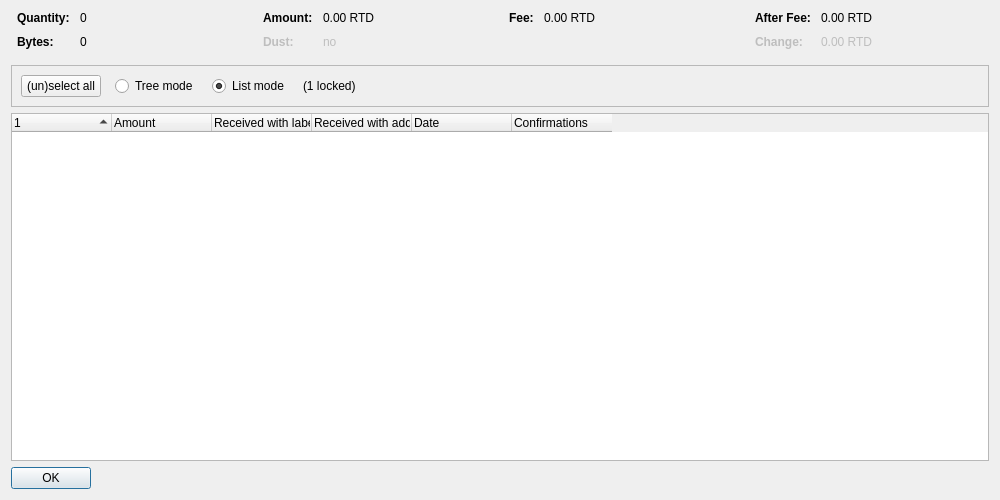
<?xml version="1.0" encoding="UTF-8"?>
<ui version="4.0">
 <class>CoinControlDialog</class>
 <widget class="QDialog" name="CoinControlDialog">
  <property name="geometry">
   <rect>
    <x>0</x>
    <y>0</y>
    <width>1000</width>
    <height>500</height>
   </rect>
  </property>
  <property name="windowTitle">
   <string>Coin Selection</string>
  </property>
  <layout class="QVBoxLayout" name="verticalLayout">
   <item>
    <layout class="QHBoxLayout" name="horizontalLayoutTop" stretch="0,0,0,0">
     <property name="topMargin">
      <number>0</number>
     </property>
     <property name="bottomMargin">
      <number>10</number>
     </property>
     <item>
      <layout class="QFormLayout" name="formLayoutCoinControl1">
       <property name="horizontalSpacing">
        <number>10</number>
       </property>
       <property name="verticalSpacing">
        <number>10</number>
       </property>
       <property name="leftMargin">
        <number>6</number>
       </property>
       <property name="rightMargin">
        <number>6</number>
       </property>
       <item row="0" column="0">
        <widget class="QLabel" name="labelCoinControlQuantityText">
         <property name="font">
          <font>
           <weight>75</weight>
           <bold>true</bold>
          </font>
         </property>
         <property name="text">
          <string>Quantity:</string>
         </property>
        </widget>
       </item>
       <item row="0" column="1">
        <widget class="QLabel" name="labelCoinControlQuantity">
         <property name="cursor">
          <cursorShape>IBeamCursor</cursorShape>
         </property>
         <property name="contextMenuPolicy">
          <enum>Qt::ActionsContextMenu</enum>
         </property>
         <property name="text">
          <string notr="true">0</string>
         </property>
         <property name="textInteractionFlags">
          <set>Qt::LinksAccessibleByMouse|Qt::TextSelectableByKeyboard|Qt::TextSelectableByMouse</set>
         </property>
        </widget>
       </item>
       <item row="1" column="0">
        <widget class="QLabel" name="labelCoinControlBytesText">
         <property name="font">
          <font>
           <weight>75</weight>
           <bold>true</bold>
          </font>
         </property>
         <property name="text">
          <string>Bytes:</string>
         </property>
        </widget>
       </item>
       <item row="1" column="1">
        <widget class="QLabel" name="labelCoinControlBytes">
         <property name="cursor">
          <cursorShape>IBeamCursor</cursorShape>
         </property>
         <property name="contextMenuPolicy">
          <enum>Qt::ActionsContextMenu</enum>
         </property>
         <property name="text">
          <string notr="true">0</string>
         </property>
         <property name="textInteractionFlags">
          <set>Qt::LinksAccessibleByMouse|Qt::TextSelectableByKeyboard|Qt::TextSelectableByMouse</set>
         </property>
        </widget>
       </item>
      </layout>
     </item>
     <item>
      <layout class="QFormLayout" name="formLayoutCoinControl2">
       <property name="horizontalSpacing">
        <number>10</number>
       </property>
       <property name="verticalSpacing">
        <number>10</number>
       </property>
       <property name="leftMargin">
        <number>6</number>
       </property>
       <property name="rightMargin">
        <number>6</number>
       </property>
       <item row="0" column="0">
        <widget class="QLabel" name="labelCoinControlAmountText">
         <property name="font">
          <font>
           <weight>75</weight>
           <bold>true</bold>
          </font>
         </property>
         <property name="text">
          <string>Amount:</string>
         </property>
        </widget>
       </item>
       <item row="0" column="1">
        <widget class="QLabel" name="labelCoinControlAmount">
         <property name="cursor">
          <cursorShape>IBeamCursor</cursorShape>
         </property>
         <property name="contextMenuPolicy">
          <enum>Qt::ActionsContextMenu</enum>
         </property>
         <property name="text">
          <string notr="true">0.00 RTD</string>
         </property>
         <property name="textInteractionFlags">
          <set>Qt::LinksAccessibleByMouse|Qt::TextSelectableByKeyboard|Qt::TextSelectableByMouse</set>
         </property>
        </widget>
       </item>
       <item row="1" column="0">
        <widget class="QLabel" name="labelCoinControlLowOutputText">
         <property name="enabled">
          <bool>false</bool>
         </property>
         <property name="font">
          <font>
           <weight>75</weight>
           <bold>true</bold>
          </font>
         </property>
         <property name="text">
          <string>Dust:</string>
         </property>
        </widget>
       </item>
       <item row="1" column="1">
        <widget class="QLabel" name="labelCoinControlLowOutput">
         <property name="enabled">
          <bool>false</bool>
         </property>
         <property name="cursor">
          <cursorShape>IBeamCursor</cursorShape>
         </property>
         <property name="contextMenuPolicy">
          <enum>Qt::ActionsContextMenu</enum>
         </property>
         <property name="text">
          <string notr="true">no</string>
         </property>
         <property name="textInteractionFlags">
          <set>Qt::LinksAccessibleByMouse|Qt::TextSelectableByKeyboard|Qt::TextSelectableByMouse</set>
         </property>
        </widget>
       </item>
      </layout>
     </item>
     <item>
      <layout class="QFormLayout" name="formLayoutCoinControl3">
       <property name="horizontalSpacing">
        <number>10</number>
       </property>
       <property name="verticalSpacing">
        <number>10</number>
       </property>
       <property name="leftMargin">
        <number>6</number>
       </property>
       <property name="rightMargin">
        <number>6</number>
       </property>
       <item row="0" column="0">
        <widget class="QLabel" name="labelCoinControlFeeText">
         <property name="font">
          <font>
           <weight>75</weight>
           <bold>true</bold>
          </font>
         </property>
         <property name="text">
          <string>Fee:</string>
         </property>
        </widget>
       </item>
       <item row="0" column="1">
        <widget class="QLabel" name="labelCoinControlFee">
         <property name="cursor">
          <cursorShape>IBeamCursor</cursorShape>
         </property>
         <property name="contextMenuPolicy">
          <enum>Qt::ActionsContextMenu</enum>
         </property>
         <property name="text">
          <string notr="true">0.00 RTD</string>
         </property>
         <property name="textInteractionFlags">
          <set>Qt::LinksAccessibleByMouse|Qt::TextSelectableByKeyboard|Qt::TextSelectableByMouse</set>
         </property>
        </widget>
       </item>
      </layout>
     </item>
     <item>
      <layout class="QFormLayout" name="formLayoutCoinControl4">
       <property name="horizontalSpacing">
        <number>10</number>
       </property>
       <property name="verticalSpacing">
        <number>10</number>
       </property>
       <property name="leftMargin">
        <number>6</number>
       </property>
       <property name="rightMargin">
        <number>6</number>
       </property>
       <item row="0" column="0">
        <widget class="QLabel" name="labelCoinControlAfterFeeText">
         <property name="font">
          <font>
           <weight>75</weight>
           <bold>true</bold>
          </font>
         </property>
         <property name="text">
          <string>After Fee:</string>
         </property>
        </widget>
       </item>
       <item row="0" column="1">
        <widget class="QLabel" name="labelCoinControlAfterFee">
         <property name="cursor">
          <cursorShape>IBeamCursor</cursorShape>
         </property>
         <property name="contextMenuPolicy">
          <enum>Qt::ActionsContextMenu</enum>
         </property>
         <property name="text">
          <string notr="true">0.00 RTD</string>
         </property>
         <property name="textInteractionFlags">
          <set>Qt::LinksAccessibleByMouse|Qt::TextSelectableByKeyboard|Qt::TextSelectableByMouse</set>
         </property>
        </widget>
       </item>
       <item row="1" column="0">
        <widget class="QLabel" name="labelCoinControlChangeText">
         <property name="enabled">
          <bool>false</bool>
         </property>
         <property name="font">
          <font>
           <weight>75</weight>
           <bold>true</bold>
          </font>
         </property>
         <property name="text">
          <string>Change:</string>
         </property>
        </widget>
       </item>
       <item row="1" column="1">
        <widget class="QLabel" name="labelCoinControlChange">
         <property name="enabled">
          <bool>false</bool>
         </property>
         <property name="cursor">
          <cursorShape>IBeamCursor</cursorShape>
         </property>
         <property name="contextMenuPolicy">
          <enum>Qt::ActionsContextMenu</enum>
         </property>
         <property name="text">
          <string notr="true">0.00 RTD</string>
         </property>
         <property name="textInteractionFlags">
          <set>Qt::LinksAccessibleByMouse|Qt::TextSelectableByKeyboard|Qt::TextSelectableByMouse</set>
         </property>
        </widget>
       </item>
      </layout>
     </item>
    </layout>
   </item>
   <item>
    <widget class="QFrame" name="frame">
     <property name="minimumSize">
      <size>
       <width>0</width>
       <height>40</height>
      </size>
     </property>
     <property name="frameShape">
      <enum>QFrame::StyledPanel</enum>
     </property>
     <property name="frameShadow">
      <enum>QFrame::Sunken</enum>
     </property>
     <layout class="QHBoxLayout" name="horizontalLayout">
      <item>
       <layout class="QHBoxLayout" name="horizontalLayoutPanel" stretch="0,0,0,0,0">
        <property name="spacing">
         <number>14</number>
        </property>
        <item>
         <widget class="QPushButton" name="pushButtonSelectAll">
          <property name="sizePolicy">
           <sizepolicy hsizetype="Maximum" vsizetype="Fixed">
            <horstretch>0</horstretch>
            <verstretch>0</verstretch>
           </sizepolicy>
          </property>
          <property name="text">
           <string>(un)select all</string>
          </property>
          <property name="autoDefault">
           <bool>false</bool>
          </property>
         </widget>
        </item>
        <item>
         <widget class="QRadioButton" name="radioTreeMode">
          <property name="sizePolicy">
           <sizepolicy hsizetype="Maximum" vsizetype="Fixed">
            <horstretch>0</horstretch>
            <verstretch>0</verstretch>
           </sizepolicy>
          </property>
          <property name="text">
           <string>Tree mode</string>
          </property>
         </widget>
        </item>
        <item>
         <widget class="QRadioButton" name="radioListMode">
          <property name="sizePolicy">
           <sizepolicy hsizetype="Maximum" vsizetype="Fixed">
            <horstretch>0</horstretch>
            <verstretch>0</verstretch>
           </sizepolicy>
          </property>
          <property name="text">
           <string>List mode</string>
          </property>
          <property name="checked">
           <bool>true</bool>
          </property>
         </widget>
        </item>
        <item>
         <widget class="QLabel" name="labelLocked">
          <property name="text">
           <string notr="true">(1 locked)</string>
          </property>
         </widget>
        </item>
        <item>
         <spacer name="horizontalSpacer">
          <property name="orientation">
           <enum>Qt::Horizontal</enum>
          </property>
          <property name="sizeHint" stdset="0">
           <size>
            <width>40</width>
            <height>20</height>
           </size>
          </property>
         </spacer>
        </item>
       </layout>
      </item>
     </layout>
    </widget>
   </item>
   <item>
    <widget class="CoinControlTreeWidget" name="treeWidget">
     <property name="contextMenuPolicy">
      <enum>Qt::CustomContextMenu</enum>
     </property>
     <property name="sortingEnabled">
      <bool>false</bool>
     </property>
     <property name="columnCount">
      <number>6</number>
     </property>
     <attribute name="headerShowSortIndicator" stdset="0">
      <bool>true</bool>
     </attribute>
     <attribute name="headerStretchLastSection">
      <bool>false</bool>
     </attribute>
     <column>
      <property name="text">
       <string/>
      </property>
     </column>
     <column>
      <property name="text">
       <string>Amount</string>
      </property>
     </column>
     <column>
      <property name="text">
       <string>Received with label</string>
      </property>
     </column>
     <column>
      <property name="text">
       <string>Received with address</string>
      </property>
     </column>
     <column>
      <property name="text">
       <string>Date</string>
      </property>
     </column>
     <column>
      <property name="text">
       <string>Confirmations</string>
      </property>
      <property name="toolTip">
       <string>Confirmed</string>
      </property>
     </column>
     <column>
      <property name="text">
       <string/>
      </property>
     </column>
     <column>
      <property name="text">
       <string/>
      </property>
     </column>
     <column>
      <property name="text">
       <string/>
      </property>
     </column>
     <column>
      <property name="text">
       <string/>
      </property>
     </column>
    </widget>
   </item>
   <item>
    <widget class="QDialogButtonBox" name="buttonBox">
     <property name="sizePolicy">
      <sizepolicy hsizetype="Maximum" vsizetype="Fixed">
       <horstretch>0</horstretch>
       <verstretch>0</verstretch>
      </sizepolicy>
     </property>
     <property name="orientation">
      <enum>Qt::Horizontal</enum>
     </property>
     <property name="standardButtons">
      <set>QDialogButtonBox::Ok</set>
     </property>
    </widget>
   </item>
  </layout>
 </widget>
 <customwidgets>
  <customwidget>
   <class>CoinControlTreeWidget</class>
   <extends>QTreeWidget</extends>
   <header>qt/coincontroltreewidget.h</header>
  </customwidget>
 </customwidgets>
 <resources/>
 <connections/>
</ui>
